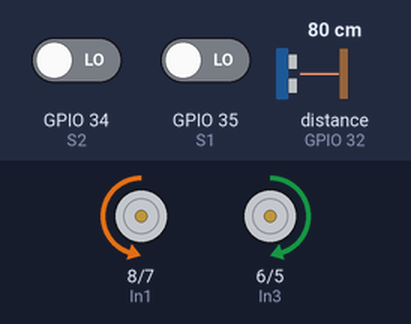
Bench run of a sketch on a simulated ESP32. On the bench: motor-driver pin pairs drawn as motors (green arrow = first pin HIGH = forward, orange = second pin HIGH = backward, longer = more drive, scaled by the enable pin). Inputs (shaded band) come from the test bench; at power-on: GPIO 34 (S2) LOW, GPIO 35 (S1) LOW, distance to the obstacle (sensor on GPIO 32) 80 cm. The echo pulse lasts 58.3 µs per cm.

Above: at 5.2 s.
5.3 s: GPIO 34 (S2) driven HIGH
At 6.7 s:
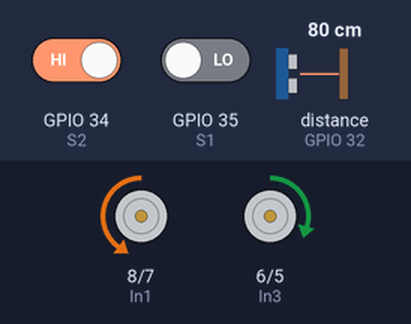
7.0 s: GPIO 35 (S1) driven HIGH
At 8.0 s:
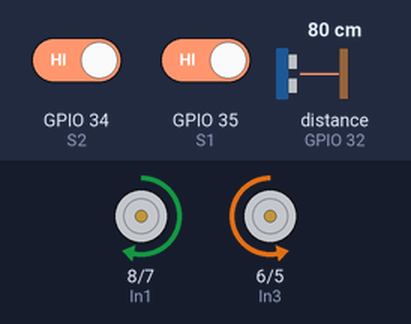
8.5 s: GPIO 34 (S2) driven LOW
At 9.1 s:
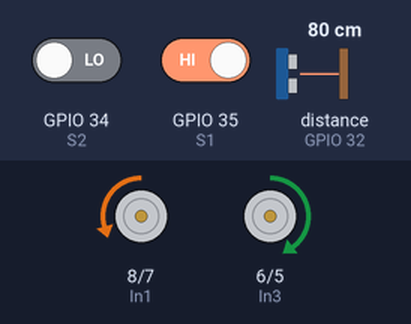
10.0 s: GPIO 35 (S1) driven LOW
At 11.4 s:
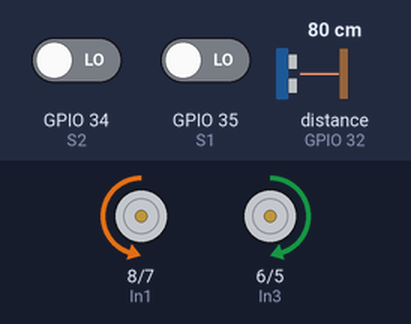
Timing chart, 0 to 12.5 s (numbered marks = the images above; inputs shaded):
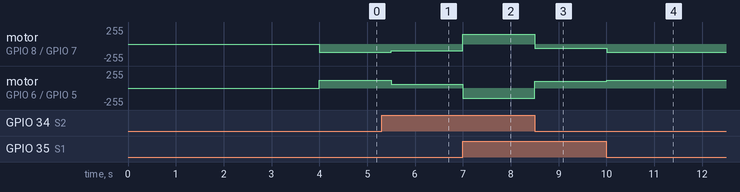

Measured:
- after the input at 5.3 s, motor on GPIO 8 (In1) / GPIO 7 (In2): backward 120/255 → backward 100/255 after 0.20 s; motor on GPIO 6 (In3) / GPIO 5 (In4): forward 120/255 → forward 60/255 after 0.20 s
- after the input at 7.0 s, motor on GPIO 8 (In1) / GPIO 7 (In2): backward 100/255 → forward 150/255 at once; motor on GPIO 6 (In3) / GPIO 5 (In4): forward 60/255 → backward 150/255 at once
- after the input at 8.5 s, motor on GPIO 8 (In1) / GPIO 7 (In2): forward 150/255 → backward 60/255 at once; motor on GPIO 6 (In3) / GPIO 5 (In4): backward 150/255 → forward 100/255 at once
- after the input at 10.0 s, motor on GPIO 8 (In1) / GPIO 7 (In2): backward 60/255 → backward 120/255 at once; motor on GPIO 6 (In3) / GPIO 5 (In4): forward 100/255 → forward 120/255 at once

The sketch:

seguilinea.ino
```cpp
//#include <SoftwareSerial.h> // libreria serial
//SoftwareSerial miBT(10,11);
#include <NewPing.h>


#define led 13
#define TRIGGER_PIN  33
#define ECHO_PIN     32
#define MAX_DISTANCE 200
#define S1 35 // Derecha
#define S2 34 // Izquierda
#define Ena 9
#define In1 8
#define In2 7
#define In3 6
#define In4 5
#define Enb 4

NewPing sonar(TRIGGER_PIN, ECHO_PIN, MAX_DISTANCE);

void setup() {
  // miBT.begin(115200);
  Serial.begin(9600);
  pinMode(S1, INPUT);
  pinMode(S2, INPUT);
  pinMode(Ena,OUTPUT);
  pinMode(In1,OUTPUT);
  pinMode(In2,OUTPUT);
  pinMode(In3,OUTPUT);
  pinMode(In4,OUTPUT);
  pinMode(Enb,OUTPUT);
  analogWrite(Ena,0);
  analogWrite(Enb,0);

  //Leds de encendido
  for(int i = 0; i < 10; i++){
    digitalWrite(led, HIGH);
    delay(200);
    digitalWrite(led, LOW);
    delay(200);
  }
  while(!Serial){
    ;
  }
  analogWrite(Ena, 100);
  analogWrite(Enb, 100);
}

void loop() {
  int v1 = digitalRead(S1);// Derecha
  int v2 = digitalRead(S2);// Izquierda

  if(v1 == 1 && v2 == 1){ // Blanco
    adelante();
    int distancia = sonar.ping_cm();
    if (distancia < 5){
      adelante();
    }
  } else if(v1 == 0 && v2 == 0){ // Negro
    atras();
    delay(500);
  } else if(v2 == 1 && v1 == 0){ // Sensor der Negro
    reversaDer();
    delay(500);
  } else if(v2 == 0 && v1 == 1){ // Detecta Sensor izq negro
    reversaIzq();
    delay(500);
   }
}

void reversaIzq(){
  analogWrite(Ena, 60);
  digitalWrite(In1, LOW);
  digitalWrite(In2, HIGH);
  analogWrite(Enb, 100);
  digitalWrite(In3, HIGH);
  digitalWrite(In4, LOW);
}

void reversaDer(){
  analogWrite(Ena, 100);
  digitalWrite(In1, LOW);
  digitalWrite(In2, HIGH);
  analogWrite(Enb, 60);
  digitalWrite(In3, HIGH);
  digitalWrite(In4, LOW);
}
   // ENA IZQ ENB DER
// adelante
void adelante(){
  analogWrite(Ena, 150);
  digitalWrite(In1, HIGH);
  digitalWrite(In2, LOW);
  analogWrite(Enb, 150);
  digitalWrite(In3, LOW);
  digitalWrite(In4, HIGH);
}

void atras(){
  analogWrite(Ena, 120);
  digitalWrite(In2, HIGH);
  digitalWrite(In1, LOW);
  analogWrite(Enb, 120);
  digitalWrite(In4, LOW);
  digitalWrite(In3, HIGH);
}

void izquierda(){
  analogWrite(Ena, 60);
  digitalWrite(In1, HIGH);
  digitalWrite(In2, LOW);
  analogWrite(Enb, 120);
  digitalWrite(In3, HIGH);
  digitalWrite(In4, LOW);
}

void derecha(){
  analogWrite(Ena, 120);
  digitalWrite(In1, HIGH);
  digitalWrite(In2, LOW);
  analogWrite(Enb, 60);
  digitalWrite(In3, LOW);
  digitalWrite(In4, HIGH);
}

void frenar(){
  analogWrite(Ena, 0);
  digitalWrite(In2, HIGH);
  digitalWrite(In1, LOW);
  analogWrite(Enb, 0);
  digitalWrite(In4, HIGH);
  digitalWrite(In3, LOW);
}
```
